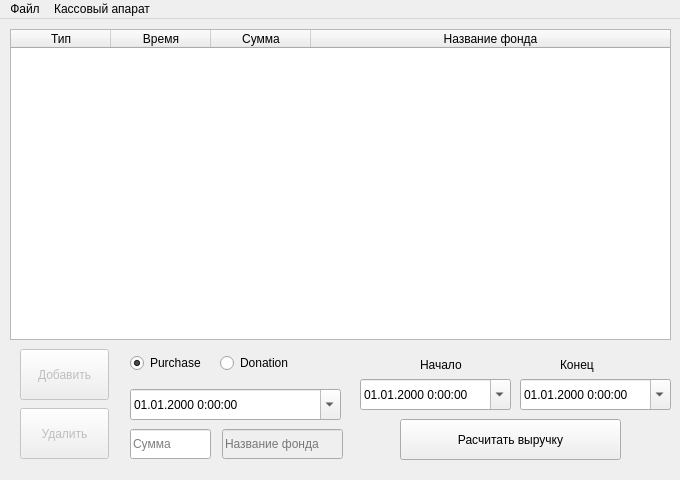
<?xml version="1.0" encoding="UTF-8"?>
<ui version="4.0">
 <class>MainWindow</class>
 <widget class="QMainWindow" name="MainWindow">
  <property name="geometry">
   <rect>
    <x>0</x>
    <y>0</y>
    <width>680</width>
    <height>480</height>
   </rect>
  </property>
  <property name="sizePolicy">
   <sizepolicy hsizetype="Preferred" vsizetype="Preferred">
    <horstretch>0</horstretch>
    <verstretch>0</verstretch>
   </sizepolicy>
  </property>
  <property name="windowTitle">
   <string>Кассовый аппарат</string>
  </property>
  <widget class="QWidget" name="centralWidget">
   <widget class="QTableWidget" name="table">
    <property name="enabled">
     <bool>true</bool>
    </property>
    <property name="geometry">
     <rect>
      <x>10</x>
      <y>10</y>
      <width>661</width>
      <height>311</height>
     </rect>
    </property>
    <property name="editTriggers">
     <set>QAbstractItemView::NoEditTriggers</set>
    </property>
    <property name="selectionBehavior">
     <enum>QAbstractItemView::SelectRows</enum>
    </property>
    <attribute name="horizontalHeaderStretchLastSection">
     <bool>true</bool>
    </attribute>
    <column>
     <property name="text">
      <string>Тип</string>
     </property>
    </column>
    <column>
     <property name="text">
      <string>Время</string>
     </property>
    </column>
    <column>
     <property name="text">
      <string>Сумма</string>
     </property>
    </column>
    <column>
     <property name="text">
      <string>Название фонда</string>
     </property>
    </column>
   </widget>
   <widget class="QPushButton" name="btnPush">
    <property name="enabled">
     <bool>false</bool>
    </property>
    <property name="geometry">
     <rect>
      <x>20</x>
      <y>330</y>
      <width>89</width>
      <height>51</height>
     </rect>
    </property>
    <property name="text">
     <string>Добавить</string>
    </property>
   </widget>
   <widget class="QLineEdit" name="leAmount">
    <property name="geometry">
     <rect>
      <x>130</x>
      <y>410</y>
      <width>81</width>
      <height>30</height>
     </rect>
    </property>
    <property name="styleSheet">
     <string notr="true"/>
    </property>
    <property name="text">
     <string/>
    </property>
    <property name="placeholderText">
     <string>Сумма</string>
    </property>
   </widget>
   <widget class="QLineEdit" name="leFundName">
    <property name="enabled">
     <bool>false</bool>
    </property>
    <property name="geometry">
     <rect>
      <x>222</x>
      <y>410</y>
      <width>121</width>
      <height>30</height>
     </rect>
    </property>
    <property name="text">
     <string/>
    </property>
    <property name="placeholderText">
     <string>Название фонда</string>
    </property>
   </widget>
   <widget class="QDateTimeEdit" name="dteTime">
    <property name="geometry">
     <rect>
      <x>130</x>
      <y>370</y>
      <width>211</width>
      <height>31</height>
     </rect>
    </property>
    <property name="displayFormat">
     <string>dd.MM.yyyy H:mm:ss</string>
    </property>
    <property name="calendarPopup">
     <bool>true</bool>
    </property>
   </widget>
   <widget class="QRadioButton" name="rbPurchase">
    <property name="geometry">
     <rect>
      <x>130</x>
      <y>330</y>
      <width>111</width>
      <height>28</height>
     </rect>
    </property>
    <property name="text">
     <string>Purchase</string>
    </property>
    <property name="checked">
     <bool>true</bool>
    </property>
   </widget>
   <widget class="QRadioButton" name="rbDonation">
    <property name="geometry">
     <rect>
      <x>220</x>
      <y>330</y>
      <width>121</width>
      <height>28</height>
     </rect>
    </property>
    <property name="text">
     <string>Donation</string>
    </property>
   </widget>
   <widget class="QPushButton" name="btnPop">
    <property name="enabled">
     <bool>false</bool>
    </property>
    <property name="geometry">
     <rect>
      <x>20</x>
      <y>389</y>
      <width>89</width>
      <height>51</height>
     </rect>
    </property>
    <property name="text">
     <string>Удалить</string>
    </property>
   </widget>
   <widget class="QDateTimeEdit" name="time1">
    <property name="geometry">
     <rect>
      <x>360</x>
      <y>360</y>
      <width>151</width>
      <height>31</height>
     </rect>
    </property>
    <property name="displayFormat">
     <string>dd.MM.yyyy H:mm:ss</string>
    </property>
    <property name="calendarPopup">
     <bool>true</bool>
    </property>
   </widget>
   <widget class="QDateTimeEdit" name="time2">
    <property name="geometry">
     <rect>
      <x>520</x>
      <y>360</y>
      <width>151</width>
      <height>31</height>
     </rect>
    </property>
    <property name="displayFormat">
     <string>dd.MM.yyyy H:mm:ss</string>
    </property>
    <property name="calendarPopup">
     <bool>true</bool>
    </property>
   </widget>
   <widget class="QPushButton" name="btnCalc">
    <property name="geometry">
     <rect>
      <x>400</x>
      <y>400</y>
      <width>221</width>
      <height>41</height>
     </rect>
    </property>
    <property name="text">
     <string>Расчитать выручку</string>
    </property>
   </widget>
   <widget class="QLabel" name="lblTime1">
    <property name="geometry">
     <rect>
      <x>420</x>
      <y>330</y>
      <width>51</width>
      <height>31</height>
     </rect>
    </property>
    <property name="text">
     <string>Начало</string>
    </property>
   </widget>
   <widget class="QLabel" name="lblTime2">
    <property name="geometry">
     <rect>
      <x>560</x>
      <y>330</y>
      <width>51</width>
      <height>31</height>
     </rect>
    </property>
    <property name="text">
     <string>Конец</string>
    </property>
   </widget>
  </widget>
  <widget class="QMenuBar" name="menuBar">
   <property name="geometry">
    <rect>
     <x>0</x>
     <y>0</y>
     <width>680</width>
     <height>26</height>
    </rect>
   </property>
   <widget class="QMenu" name="menu">
    <property name="title">
     <string>Файл</string>
    </property>
    <addaction name="menuOpen"/>
    <addaction name="menuSave"/>
    <addaction name="separator"/>
    <addaction name="menuQuit"/>
   </widget>
   <widget class="QMenu" name="menu_2">
    <property name="title">
     <string>Кассовый апарат</string>
    </property>
    <addaction name="menuDeleteAll"/>
   </widget>
   <addaction name="menu"/>
   <addaction name="menu_2"/>
  </widget>
  <action name="menuQuit">
   <property name="text">
    <string>Выход</string>
   </property>
  </action>
  <action name="menuOpen">
   <property name="text">
    <string>Открыть</string>
   </property>
  </action>
  <action name="menuSave">
   <property name="text">
    <string>Сохранить</string>
   </property>
  </action>
  <action name="menuDeleteAll">
   <property name="text">
    <string>Удалить всё</string>
   </property>
  </action>
 </widget>
 <layoutdefault spacing="6" margin="11"/>
 <resources/>
 <connections/>
</ui>
